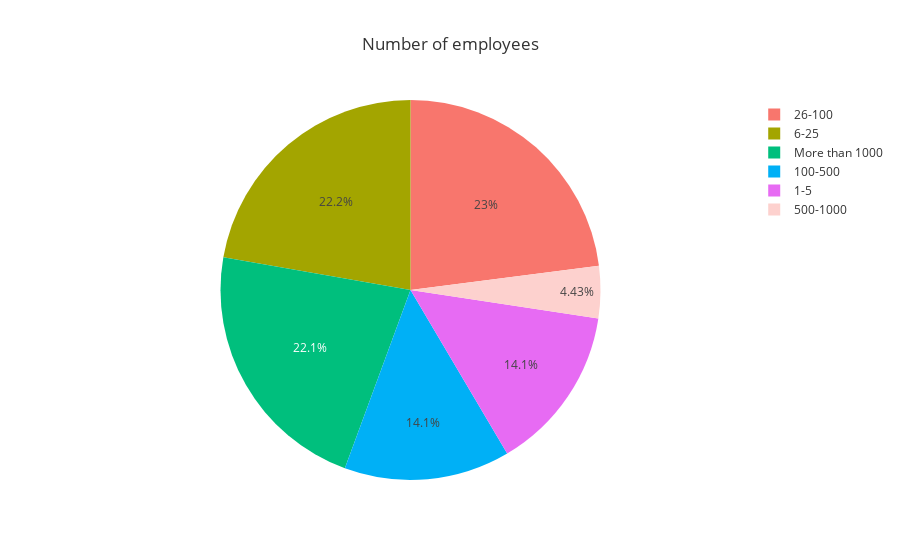

The notebook cell saved with this chart:
### Code cell
plot_numb = data2['no_employees'].value_counts().reset_index()
plot_numb.columns = ['no_employees','count']
px.pie(plot_numb,values='count',names='no_employees',template='ggplot2',title='Number of employees')

# no_employees looks good

### Figure 1 — Plotly figure (JSON) as saved in the notebook; plotly's stock layout.template omitted (floating-point values rounded to 4 significant figures)
{"data": [{"domain": {"x": [0, 1], "y": [0, 1]}, "hovertemplate": "no_employees=%{label}<br>count=%{value}<extra></extra>", "labels": ["26-100", "6-25", "More than 1000", "100-500", "1-5", "500-1000"], "legendgroup": "", "name": "", "showlegend": true, "type": "pie", "values": [223, 216, 215, 137, 137, 43]}], "layout": {"legend": {"tracegroupgap": 0}, "title": {"text": "Number of employees"}}}
